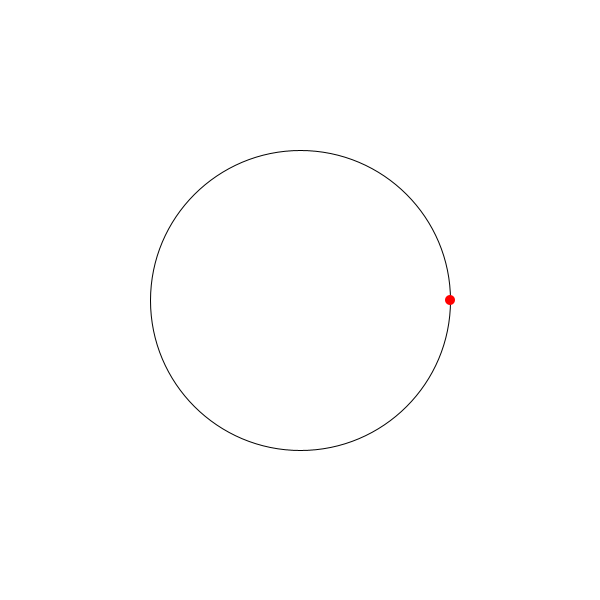
Frame 1 (no input)
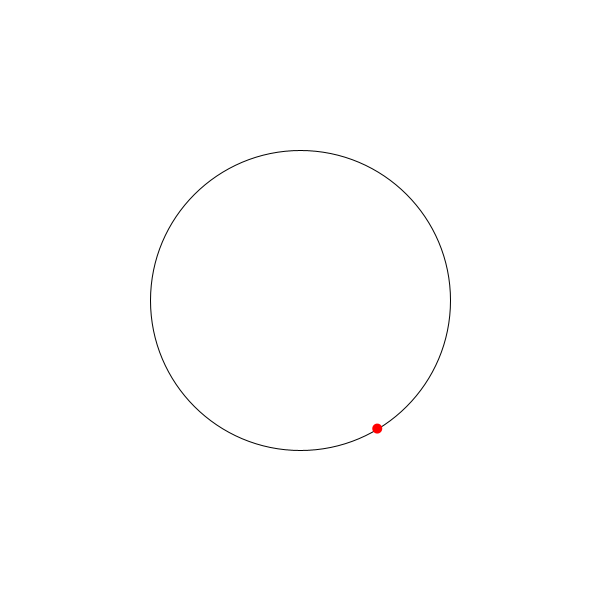
Frame 60 (the mouse pressed at the canvas centre just before this capture)
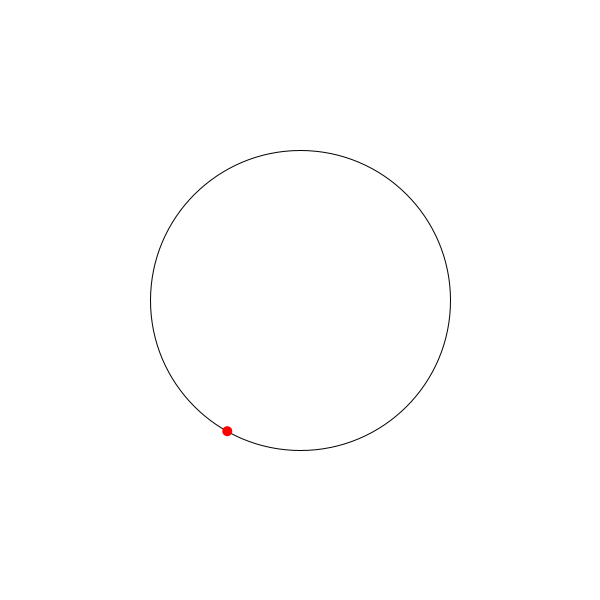
Frame 120 (the mouse held since frame 60 and released just before this capture)

The Processing sketch that drew these frames (run headless with seeded random() and noise(); from frame 60 on, the mouse is pressed at the canvas centre):

// Processing sketch: point_on_circle
// ── point_on_circle.pde
float angle = 0;

PVector center;

float radius   = 150;
float diameter = radius * 2;

void setup(){
  size(600,600);
  center = new PVector(width/2,height/2);
}

void draw(){
  background(255);
  
  // Draw our circle.
  noFill();
  stroke(0);
  ellipse(center.x,center.y,diameter,diameter);
  
  // Calculate the x and y points on the circle
  float xPoint = center.x + cos(radians(angle))*radius;
  float yPoint = center.y + sin(radians(angle))*radius;
  
  // Draw a red circle at the x and y point
  fill(255,0,0);
  noStroke();
  ellipse(xPoint,yPoint,10,10);
  
  // Increment the angle
  angle += 1;
}
